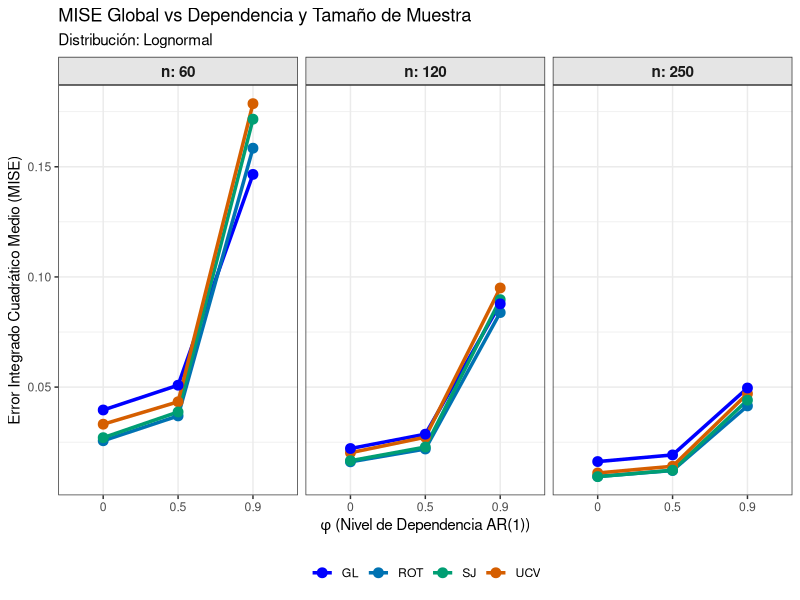
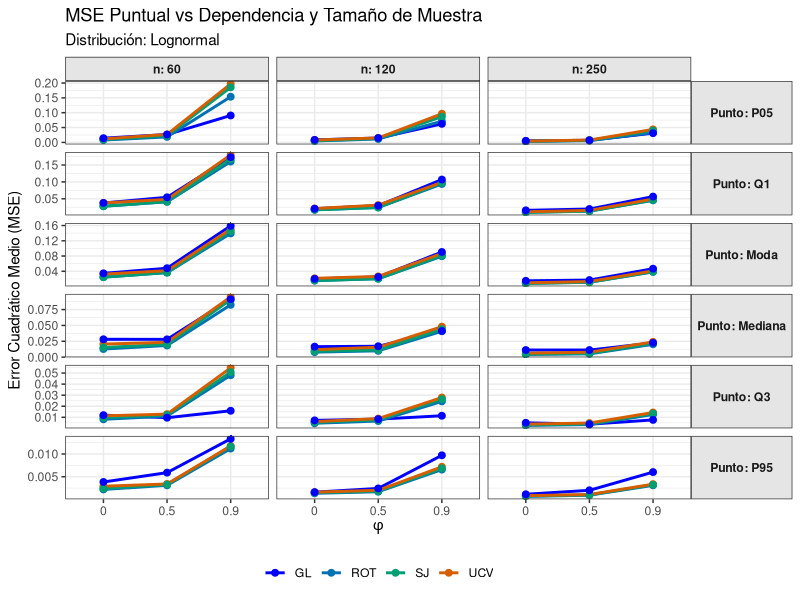
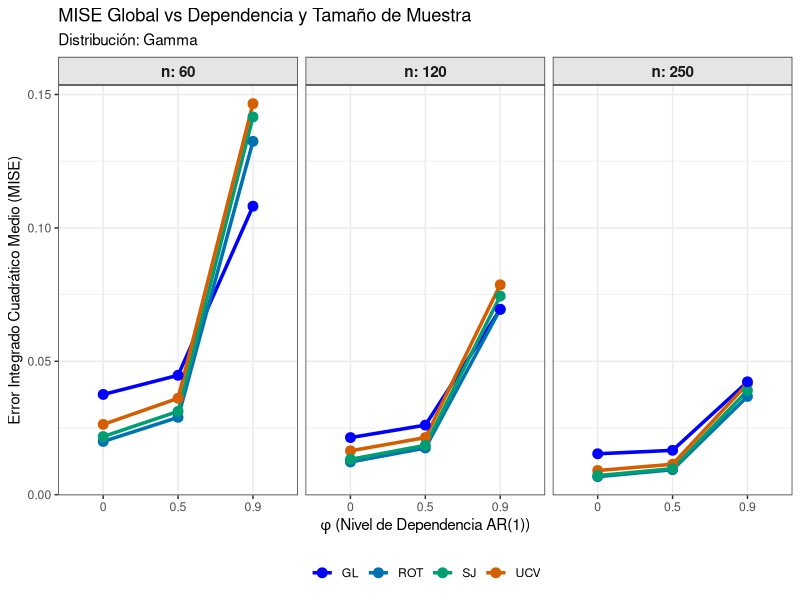
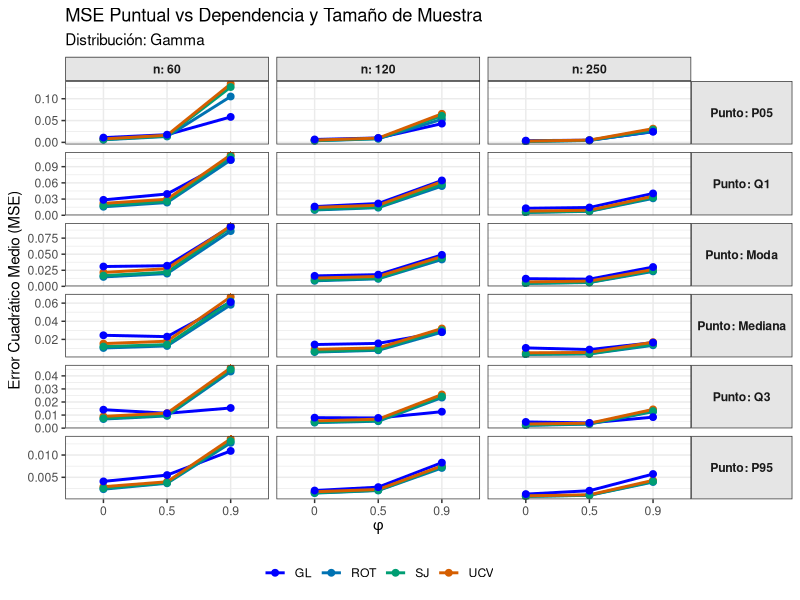
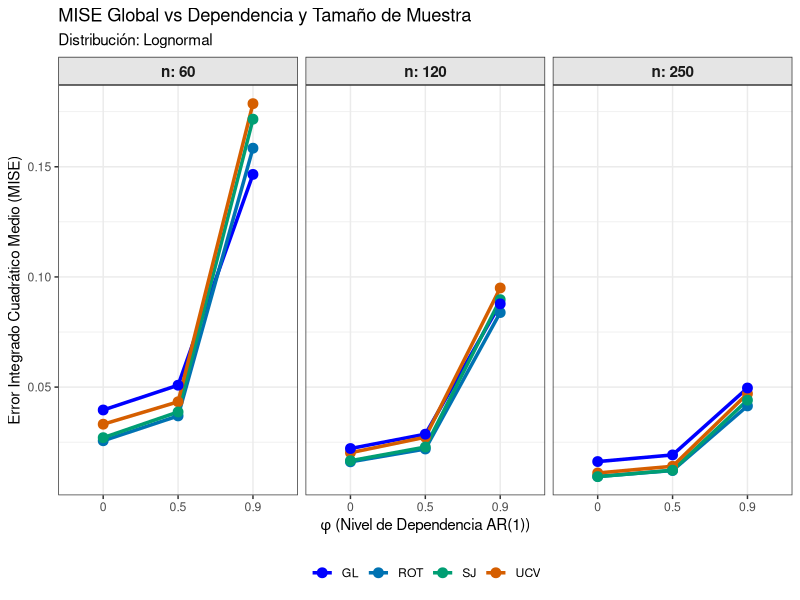
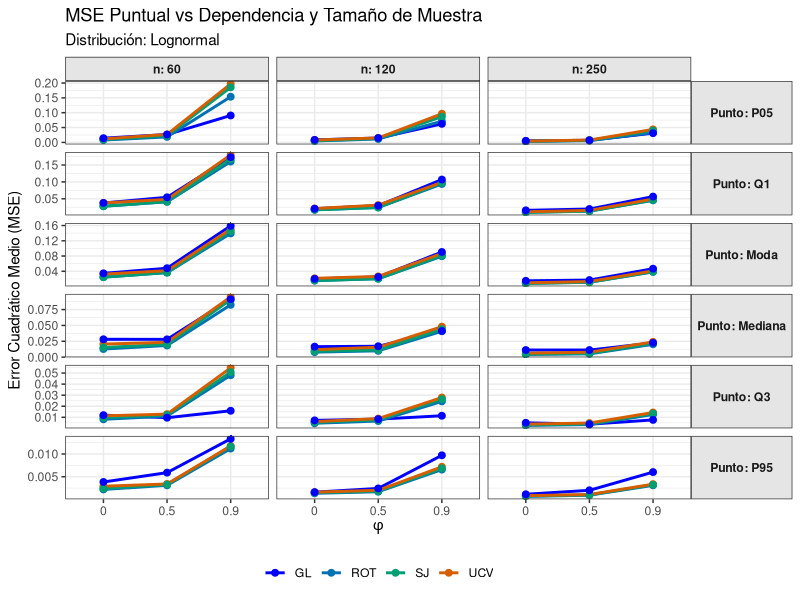
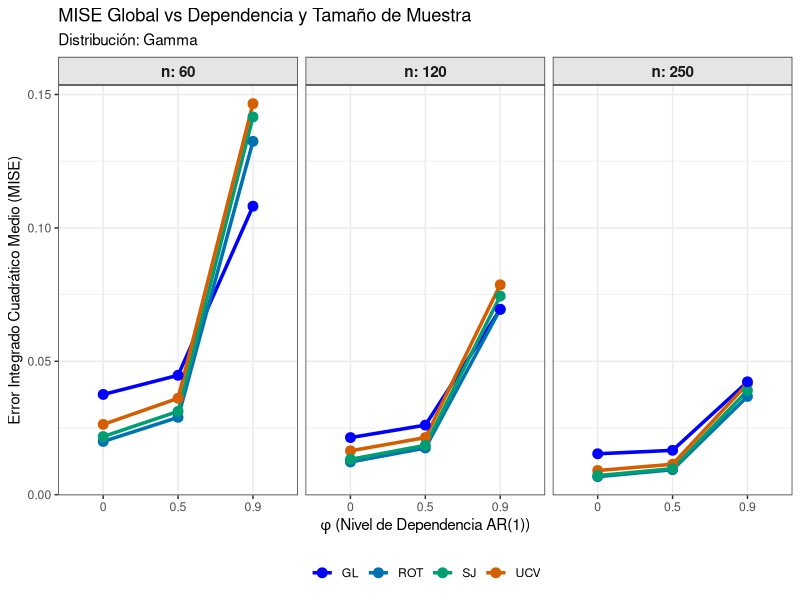
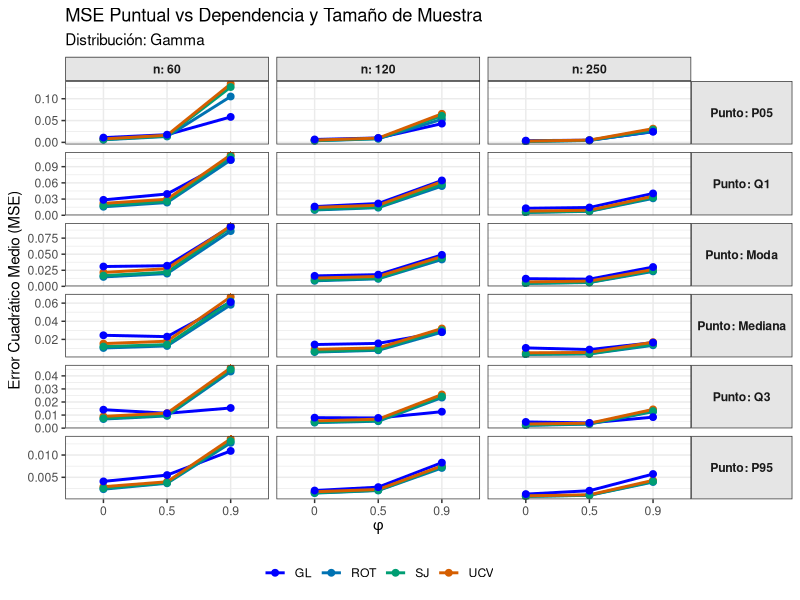

Write R code to recreate these figures, in order.
# =====================================================================
# SCRIPT DE VISUALIZACIÓN: IMPORTACIÓN DE EXCEL Y GRÁFICOS
# =====================================================================

# 1. Carga de paquetes necesarios
if (!require(readxl)) install.packages("readxl")
if (!require(ggplot2)) install.packages("ggplot2")
if (!require(tidyr)) install.packages("tidyr")
if (!require(dplyr)) install.packages("dplyr")

library(readxl)
library(ggplot2)
library(tidyr)
library(dplyr)

# Directorio donde guardaste los Excel
setwd("~/Desktop/tesis_sebastian/adaptive-density-weak-dep/scripts/calibration_study/Nuevo")

# =====================================================================
# 2. IMPORTACIÓN Y CONSOLIDACIÓN DE DATOS (MISE y MSE)
# =====================================================================

# A) Lectura de archivos MISE (Inyectamos la columna 'n' de forma segura con mutate)
cat("Importando archivos MISE...\n")
mise_n60  <- read_excel("mise_simulacion_lognorm_gamma_n60.xlsx") %>% mutate(n = 60)
mise_n120 <- read_excel("mise_simulacion_lognorm_gamma_n120.xlsx") %>% mutate(n = 120)
mise_n250 <- read_excel("mise_simulacion_lognorm_gamma_n250.xlsx") %>% mutate(n = 250)

# Variables con nombres muy distintos para evitar confusiones
tabla_global_mise <- bind_rows(
  mise_n60, 
  mise_n120, 
  mise_n250
)

# B) Lectura de archivos MSE Puntual (Inyectamos la columna 'n')
cat("Importando archivos MSE Puntual...\n")
mse_n60  <- read_excel("mse_simulacion_lognorm_gamma_n60.xlsx") %>% mutate(n = 60)
mse_n120 <- read_excel("mse_simulacion_lognorm_gamma_n120.xlsx") %>% mutate(n = 120)
mse_n250 <- read_excel("mse_simulacion_lognorm_gamma_n250.xlsx") %>% mutate(n = 250)

tabla_puntual_mse <- bind_rows(
  mse_n60, 
  mse_n120, 
  mse_n250
)

# =====================================================================
# 3. FUNCIONES DE GRAFICACIÓN (ggplot2)
# =====================================================================

colores_metodos <- c("ROT" = "#0072B2", "UCV" = "#D55E00", "SJ" = "#009E73", "GL" = "blue")

# Función 1: Gráfico del MISE
generar_grafico_mise <- function(df_mise, nombre_densidad) {
  
  df_sub <- df_mise %>% filter(Distribucion == nombre_densidad)
  
  df_long <- df_sub %>%
    pivot_longer(cols = c(ROT, UCV, SJ, GL), names_to = "Metodo", values_to = "MISE")
  
  df_long$MISE <- as.numeric(df_long$MISE)
  
  p <- ggplot(df_long, aes(x = as.factor(Phi), y = MISE, color = Metodo, group = Metodo)) +
    geom_line(linewidth = 1.2) +
    geom_point(size = 3) +
    facet_wrap(~ n, labeller = label_both) + 
    theme_bw() +
    labs(
      title = paste("MISE Global vs Dependencia y Tamaño de Muestra"),
      subtitle = paste("Distribución:", nombre_densidad),
      x = expression(phi ~ "(Nivel de Dependencia AR(1))"),
      y = "Error Integrado Cuadrático Medio (MISE)"
    ) +
    scale_color_manual(values = colores_metodos) +
    theme(
      legend.position = "bottom",
      legend.title = element_blank(),
      strip.background = element_rect(fill = "gray90"),
      strip.text = element_text(face = "bold", size = 11)
    )
  
  print(p)
  
  nombre_archivo <- paste0("Grafico_MISE_", gsub(" ", "_", nombre_densidad), ".png")
  ggsave(nombre_archivo, plot = p, width = 10, height = 5, dpi = 300)
  cat("Guardado:", nombre_archivo, "\n")
}

# Función 2: Gráfico del MSE Puntual
generar_grafico_mse_puntual <- function(df_mse, nombre_densidad) {
  
  df_sub <- df_mse %>% filter(Distribucion == nombre_densidad)
  
  df_long <- df_sub %>%
    pivot_longer(cols = c(ROT, UCV, SJ, GL), names_to = "Metodo", values_to = "MSE")
  
  df_long$MSE <- as.numeric(df_long$MSE)
  
  orden_puntos <- c("P05", "Q1", "Moda", "Mediana", "Q3", "P95")
  df_long$Punto <- factor(df_long$Punto, levels = orden_puntos)
  
  p <- ggplot(df_long, aes(x = as.factor(Phi), y = MSE, color = Metodo, group = Metodo)) +
    geom_line(linewidth = 1) +
    geom_point(size = 2) +
    facet_grid(Punto ~ n, scales = "free_y", labeller = label_both) + 
    theme_bw() +
    labs(
      title = paste("MSE Puntual vs Dependencia y Tamaño de Muestra"),
      subtitle = paste("Distribución:", nombre_densidad),
      x = expression(phi),
      y = "Error Cuadrático Medio (MSE)"
    ) +
    scale_color_manual(values = colores_metodos) +
    theme(
      legend.position = "bottom",
      legend.title = element_blank(),
      strip.background = element_rect(fill = "gray90"),
      strip.text.y = element_text(angle = 0, face = "bold"), 
      strip.text.x = element_text(face = "bold")
    )
  
  print(p)
  
  nombre_archivo <- paste0("Grafico_MSE_", gsub(" ", "_", nombre_densidad), ".png")
  ggsave(nombre_archivo, plot = p, width = 10, height = 12, dpi = 300)
  cat("Guardado:", nombre_archivo, "\n")
}

# =====================================================================
# 4. EJECUCIÓN DE GRÁFICOS
# =====================================================================
cat("\nGenerando gráficos para Lognormal...\n")
generar_grafico_mise(tabla_global_mise, "Lognormal")
generar_grafico_mse_puntual(tabla_puntual_mse, "Lognormal")

cat("\nGenerando gráficos para Gamma...\n")
generar_grafico_mise(tabla_global_mise, "Gamma")
generar_grafico_mse_puntual(tabla_puntual_mse, "Gamma")
